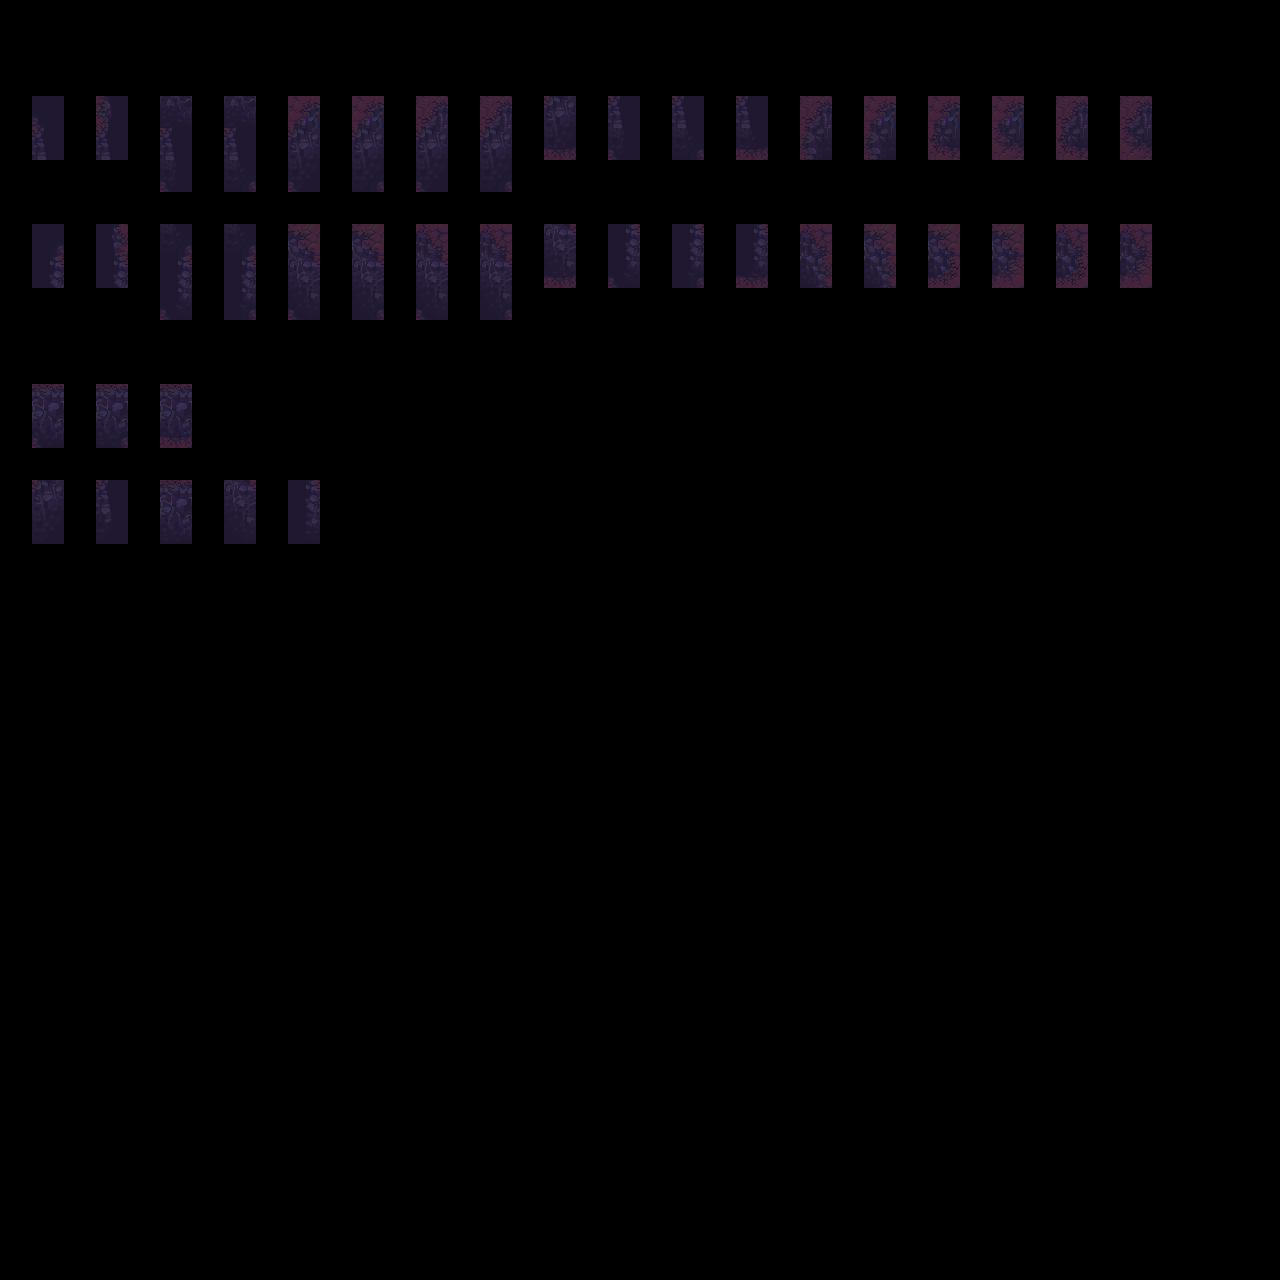

Rendered tile map (Tiled .tmx) drawn with the repository's tilesets; below, a short description and the map source with its tile grids summarised:
An orthogonal 40x40 tile map with 32x32 px tiles, 2 tile layers (input_terrain2, output_terrain2), 2 hidden layers not drawn.

<map version="1.5" tiledversion="1.7.2" orientation="orthogonal" renderorder="right-down" width="40" height="40" tilewidth="32" tileheight="32" infinite="0" nextlayerid="5" nextobjectid="1">
 <tileset firstgid="1" source="cemetery-tileset-whole-dirt.tsx" />
 <layer id="1" name="regions_input" width="40" height="40" visible="0">
  <data>[1600 cells, 100 non-empty, 1 distinct tile ids]</data>
 </layer>
 <layer id="2" name="input_terrain2" width="40" height="40">
  <data>[1600 cells, 100 non-empty, 21 distinct tile ids]</data>
 </layer>
 <layer id="3" name="regions_output" width="40" height="40" visible="0">
  <data>[1600 cells, 48 non-empty, 1 distinct tile ids]</data>
 </layer>
 <layer id="4" name="output_terrain2" width="40" height="40">
  <data>[1600 cells, 50 non-empty, 29 distinct tile ids]</data>
 </layer>
</map>
